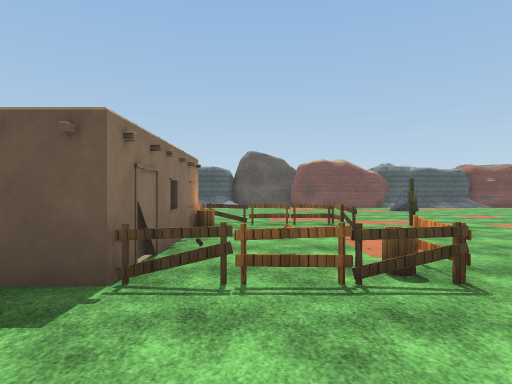
View 1 (above)

21 first-person views from a walk through a Unity game level. The camera is 1.5 m above the floor, looks level and sees 75° across. The floor is counted in squares, 2 m on a side. Each view is taken from the middle of a square. On the plan, view 1 faces up. The plan holds only what a view shows up to about 11 squares ahead; the rest is blank. The place goes on beyond the plan. The player character is not drawn. Some animated figures are not drawn. Some surface patterns are stand-ins.

View 2
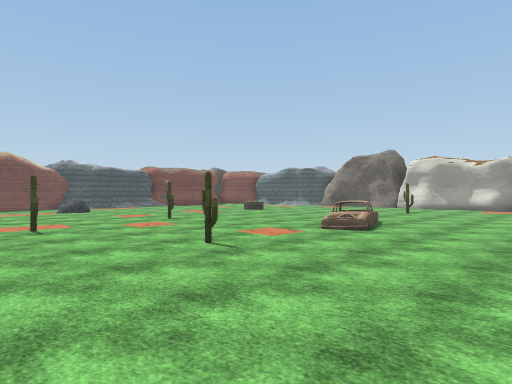

View 3
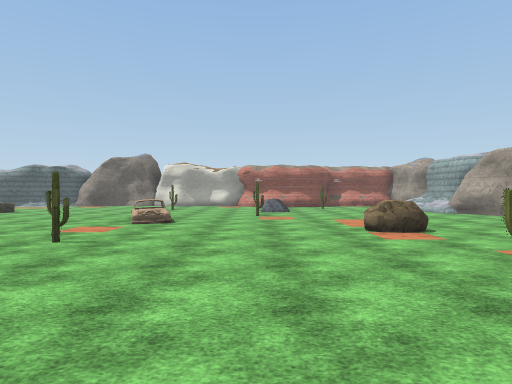

View 4
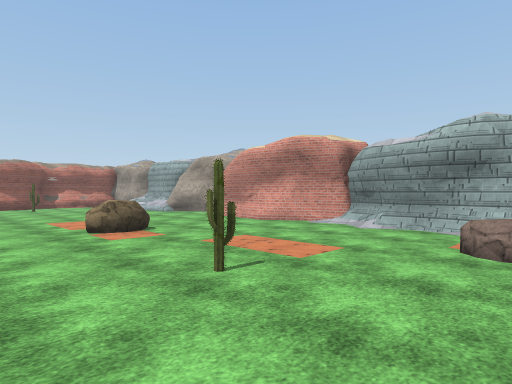

View 5
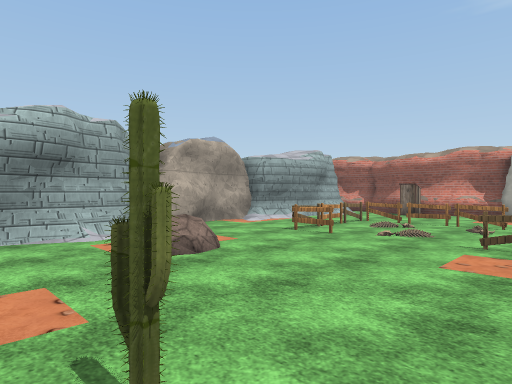

View 6
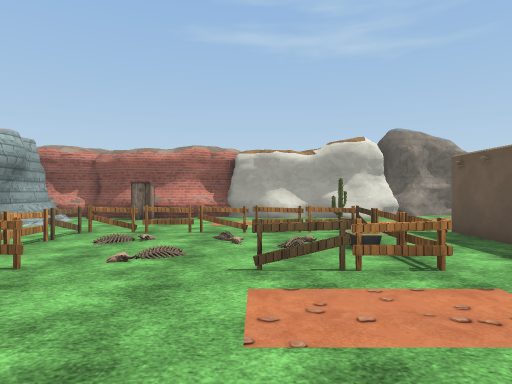

View 7
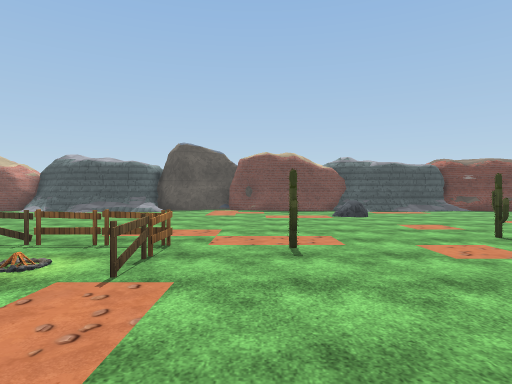

View 8
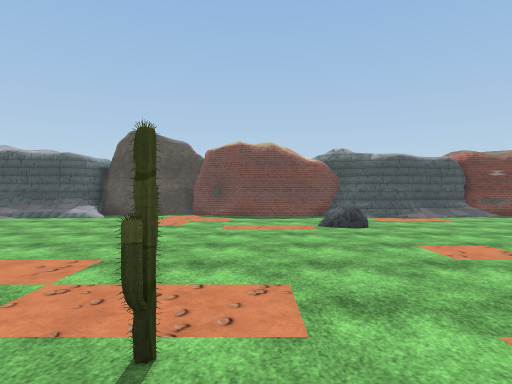

View 9
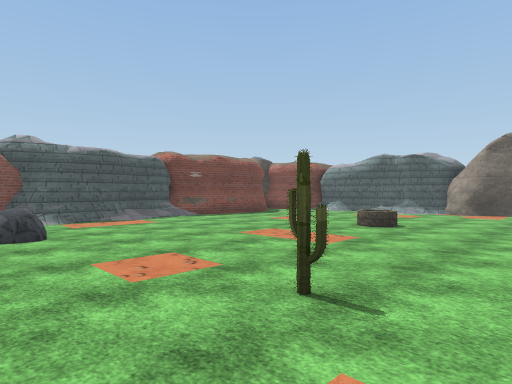

View 10
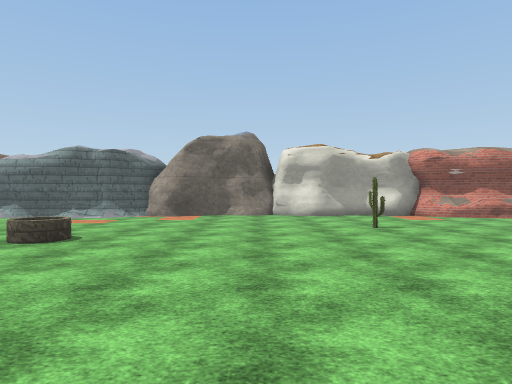

View 11
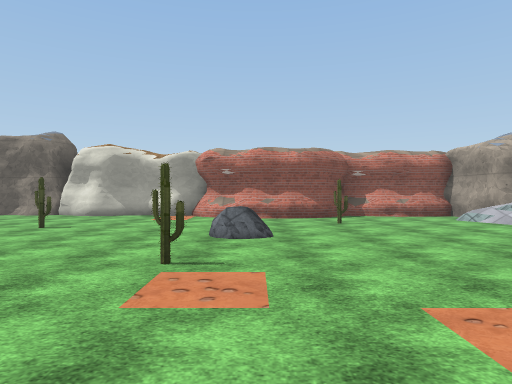

View 12
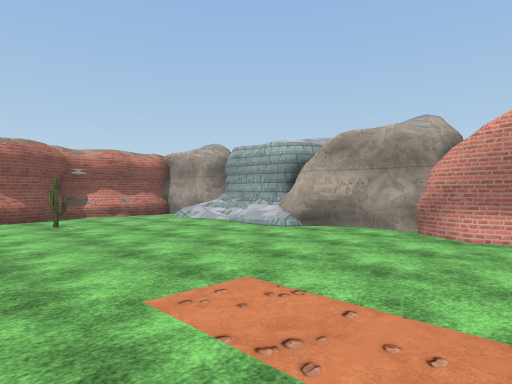

View 13
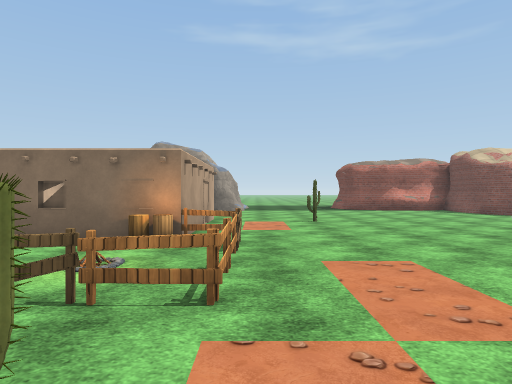

View 14
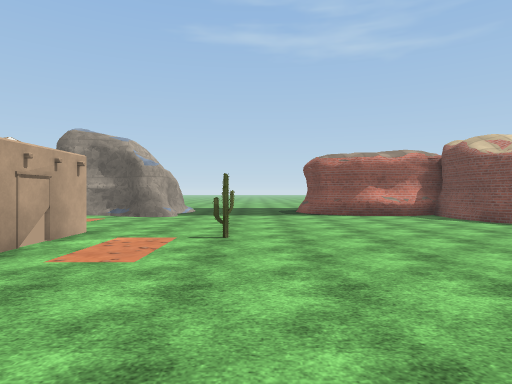

View 15
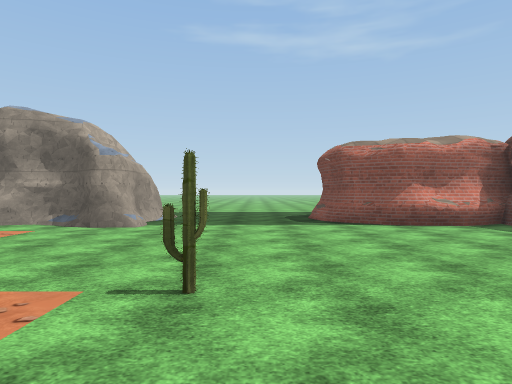

View 16
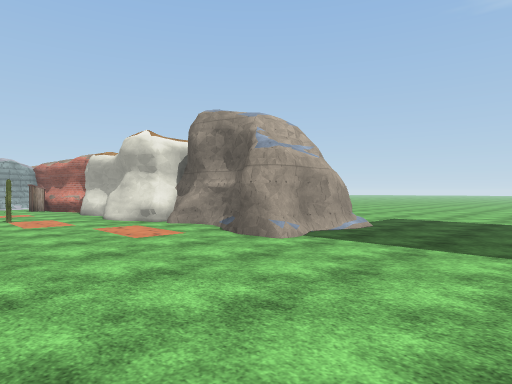

View 17
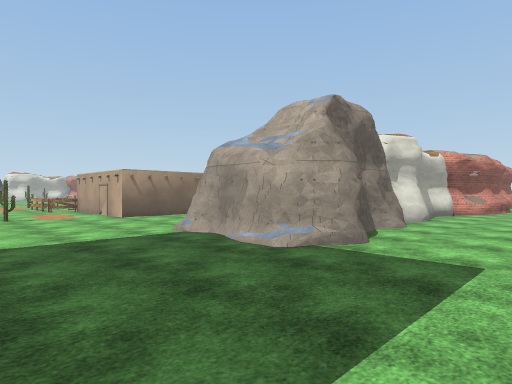

View 18
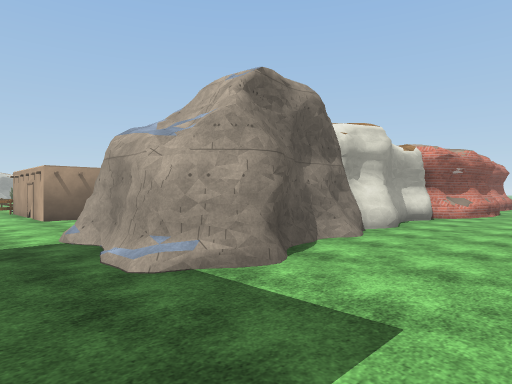

View 19
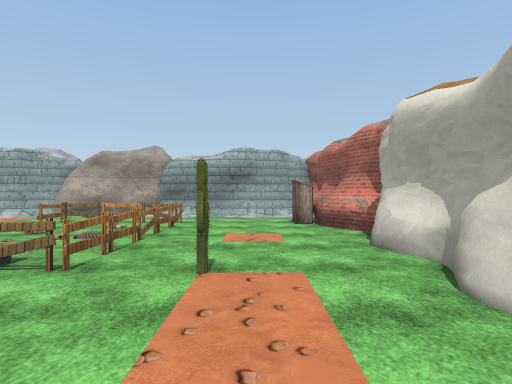

View 20
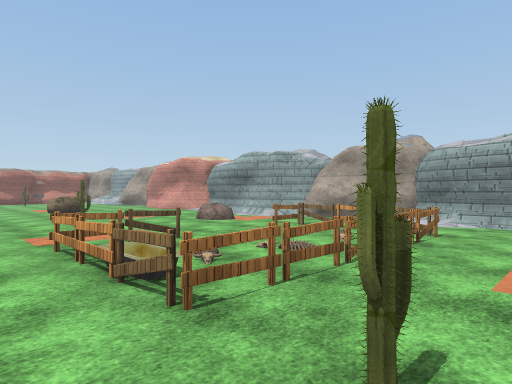

View 21
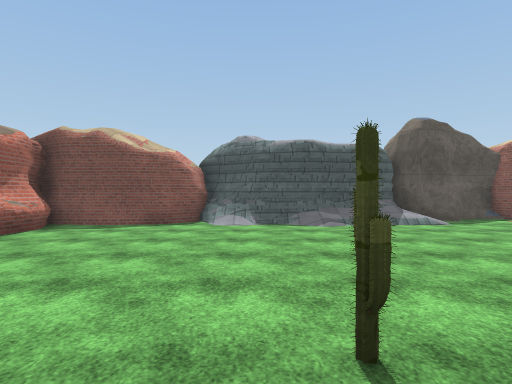

### Floor plan
Key: @ floor where view 1 was taken; # wall or solid block; . main floor; : floor 0.25 m higher than the main floor; / step, stairs or slope; F fence; B barrel; C cactus; U building; R rock; T toilet; W well; O other object.
Columns run from 15 left of view 1 to 18 right of it. Each row starts with its distance up from view 1.
 18                ###
 17     ##  ########.###########
 16     #####//////.......##///#
 15      #......................    #
 14      #...............R.......  .#
 13     ##...............R..........#
 12    ##...........................##
 11 ...........................W.....#
 10 ...........................W.....#
  9 ..........CC.....................#
  8 ..............FFF.....C..........#
  7 ...###....UU  B..FCC.............#
  6 ...###....    B..F...............#
  5 ...###....    U..................#
  4  ..###....    U.....C..///...C...#
  3  ..####...#U UFFFF...../O........#
  2  ..####.........B................#
  1  ..####.C.FFF............C......##
  0  ..####...F..F.@............R...#
 -1  ..#  #...F..F...C....R.........#
 -2   .####...F..........RR.......C.##
 -3   ##  #...F......................#
 -4   #   #T..FFFF.:R...............##
 -5       #.........................##
 -6      ##////....#####.####.##///###
 -7       ##########   ###  ########

Positions as (right, up) in squares from view 1, and headings:
1: (0, 0), facing up
2: (2, 0), facing up-right
3: (0, 1), facing right
4: (0, 1), facing down-right
5: (3, 0), facing down-left
6: (1, -1), facing left
7: (3, 3), facing up
8: (4, 6), facing up
9: (5, 7), facing up-right
10: (7, 7), facing right
11: (7, 0), facing right
12: (7, 0), facing down-right
13: (4, 8), facing left
14: (1, 10), facing left
15: (-2, 10), facing left
16: (-5, 11), facing down-left
17: (-15, 11), facing down-right
18: (-15, 9), facing down-right
19: (-7, 4), facing down
20: (-7, 2), facing down-right
21: (-5, 8), facing up
